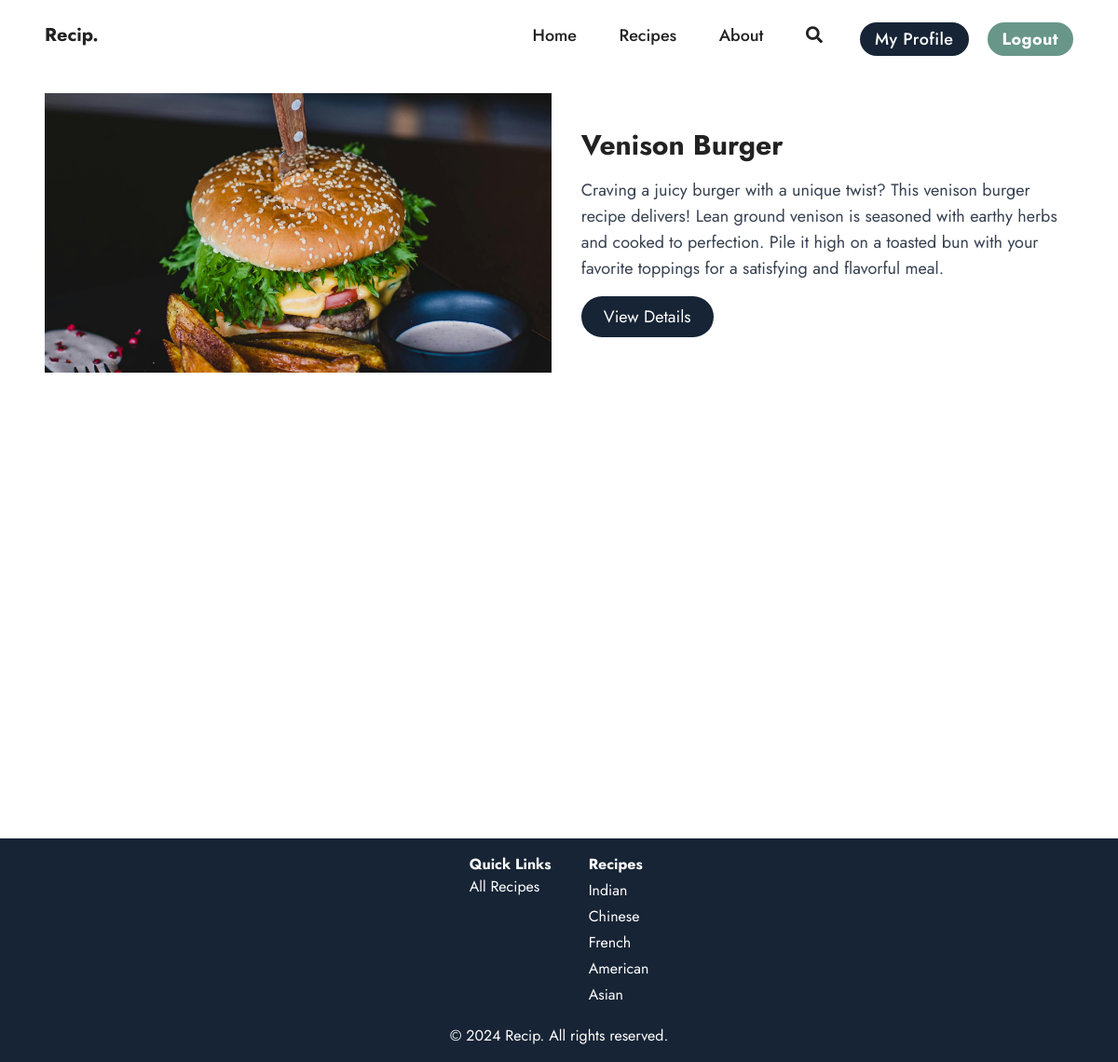
/recipes/american/ (signed in), run on the app's committed database.
### recipes/models.py (models this page shows, shortened)
class Recipe(models.Model):
    ASIAN = 'asian'
    AMERICAN = 'american'
    MEXICAN = 'mexican'
    ITALIAN = 'italian'
    FRENCH = 'french'
    EGYPTIAN = 'egyptian'
    MORROCAN = 'morrocan'
    INDIAN = 'indian'
    CHINESE = 'chinese'
    JAPANESE = 'japanese'
    OTHER = 'other'
    CATEGORY_CHOICES = [
        (ASIAN, 'asian'),
        (AMERICAN, 'american'),
        (MEXICAN, 'mexican'),
        (ITALIAN, 'italian'),
        (FRENCH, 'french'),
        (EGYPTIAN, 'egyptian'),
        (MORROCAN, 'morrocan'),
        (INDIAN, 'indian'),
        (CHINESE, 'chinese'),
        (JAPANESE, 'japanese'),
        (OTHER, 'other')
    ]
    title = models.CharField(max_length=100, default='Enter the name of your dish...')
    description = models.TextField()
    image = models.ImageField(upload_to='recipe_images', default='recipe_images/default.jpg')
    ingredients = RichTextField(default='Write your ingredients here...')
    instructions = RichTextField(default='Write your instructions here...')
    category = models.CharField(max_length=30, default=OTHER, choices=CATEGORY_CHOICES)
    total_cook_time = models.IntegerField(default=0)
    author = models.ForeignKey(User, on_delete=models.PROTECT, related_name='recipes')
    created_at = models.DateTimeField(auto_now_add=True)
    updated_at = models.DateTimeField(auto_now=True)

### recipes/views.py (the view, shortened to what this page needs)
# urls.py: path('recipes/', RecipeListView.as_view(), name="recipes_list"),
class RecipeListView(ListView):
    model = Recipe
    template_name = 'recipes/recipe_list.html'
    context_object_name = 'recipe_list'
    def get_queryset(self):
        category_name = self.kwargs.get('category_name', None)
        search_query = self.request.GET.get('search_query', '')
        if category_name:
            return Recipe.objects.filter(category=category_name)
        else:
            return Recipe.objects.all()

### recipes/templates/recipes/recipe_list.html
{% extends "base.html" %} {% block content %}
<div class="flex flex-col gap-4 my-4 px-12">
	{% for recipe in recipe_list %}
	<div class="flex w-full items-center relative gap-4 max-h-[300px]">
		<img
			src="{{recipe.image.url}}"
			alt="{{recipe.title}}"
			class="flex object-cover w-1/2 h-300"
		/>
		<div class="w-1/2 p-4">
			<h2 class="text-3xl font-bold mb-4">{{recipe.title}}</h2>
			<p class="text-lg text-gray-700 mb-4">{{recipe.description}}</p>
			<a
				class="inline-block bg-primary px-6 py-2 rounded-full"
				href="{% url 'recipe_detail' recipe.id %}"
			>
				<p class="text-lg text-white">View Details</p>
			</a>
		</div>
	</div>
	{% endfor %}
</div>
{% endblock %}

### static/css/styles.css (style rules this page uses)
:root { --primary-color: #162435; --accent-color: #689689; --misc-one: #f06543; --misc-two: #f09d51; --font-title: #222222; --font-body: #656565; }
body { margin: 0; padding: 0; }
h1, h2 { font-family: "Georgia", serif; }
h2, h3, p, a { font-family: "Jost", sans-serif; }
h2 { font-size: 2rem; color: var(--font-title); }
p { font-size: 1rem; color: var(--font-body); }
.h-300 { height: 300px; }
.bg-primary { background-color: var(--primary-color); }

### data on the page
Recipe: image (picture), title "Venison Burger", description "Craving a juicy burger with a unique twist? This venison burger recipe delivers! Lean ground venison is seasoned with earthy herbs and cooked to perfection. Pile it high on a toasted bun with your favorite toppings for a satisfying and flavorful meal."
